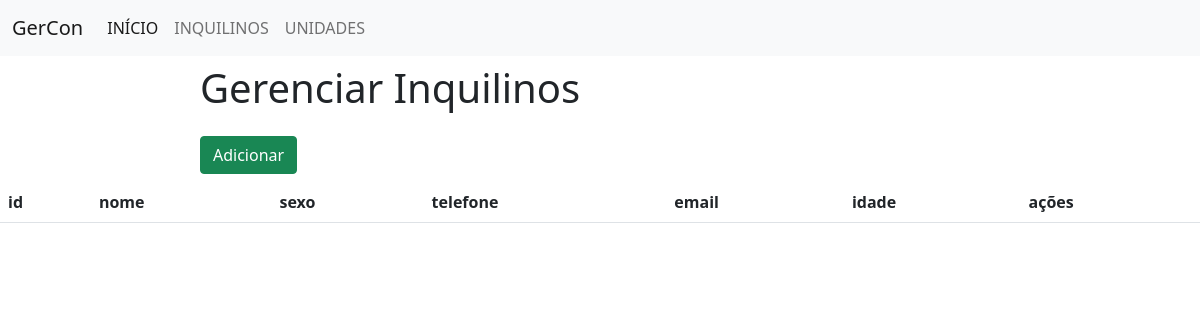
Before: /inquilinos/ with the older database file.
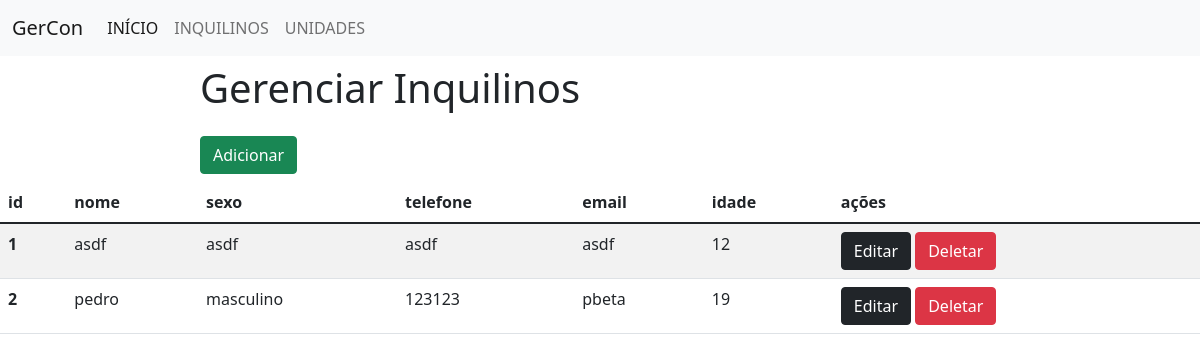
After: the same page with the newer database file.
### app/models.py (models this page shows)
class Pessoas(models.Model):
    nome = models.CharField(max_length=50)
    sexo = models.CharField(max_length=30)
    idade = models.IntegerField(max_length=30)
    telefone = models.CharField(max_length=30)
    email = models.CharField(max_length=30)

### app/views.py (the view)
# urls.py: path('inquilinos/', inquilinos),
def inquilinos(request):
    data = {}
    data['db'] = Pessoas.objects.all()
    return render(request, "inquilinos.html", data)

### app/templates/inquilinos.html (shortened to what this page needs)
<!DOCTYPE html>
<html lang="en">
<head>
    <link href="https://cdn.jsdelivr.net/npm/bootstrap@5.1.3/dist/css/bootstrap.min.css" rel="stylesheet">
</head>
<body>
<nav class="navbar navbar-expand-lg navbar-light bg-light">
  <div class="container-fluid">
    <a class="navbar-brand" href="">GerCon</a>
    <div class="collapse navbar-collapse" id="navbarNav">
      <ul class="navbar-nav">
        <li class="nav-item">
          <a class="nav-link active" aria-current="page" href="">INÍCIO</a>
        </li>
        <li class="nav-item">
          <a class="nav-link" href="/inquilinos">INQUILINOS</a>
        </li>
        <li class="nav-item">
          <a class="nav-link" href="/unidades">UNIDADES</a>
        </li>
      </ul>
    </div>
  </div>
</nav>
    <div class="col-8 m-auto pt-2 pb-2">
        <h1>Gerenciar Inquilinos</h1>
    </div>
    <div class="col-8 m-auto pt-2 pb-2">
        <a href="/inqForm" class="btn btn-success">Adicionar</a>
    </div>
<table class="table table-striped">
  <thead class="thead-dark">
    <tr>
      <th scope="col">id</th>
      <th scope="col">nome</th>
      <th scope="col">sexo</th>
      <th scope="col">telefone</th>
      <th scope="col">email</th>
      <th scope="col">idade</th>
      <th scope="col">ações</th>
    </tr>
  </thead>
  <tbody>
  {% for dbs in db %}
    <tr>
      <th>{{dbs.id}}</th>
      <td>{{dbs.nome}}</td>
      <td>{{dbs.sexo}}</td>
      <td>{{dbs.telefone}}</td>
      <td>{{dbs.email}}</td>
      <td>{{dbs.idade}}</td>
      <td>
        <a href="" class="btn btn-dark"> Editar </a>
        <a href="" class="btn btn-danger"> Deletar </a>
      </td>
    </tr>
  {% endfor %}
  </tbody>
</table>
</body>
</html>

Changed rows visible on the page:
added Pessoas: id "1", nome "asdf", sexo "asdf", telefone "asdf", email "asdf", idade "12"
added Pessoas: id "2", nome "pedro", sexo "masculino", telefone "123123", email "pbeta", idade "19"
